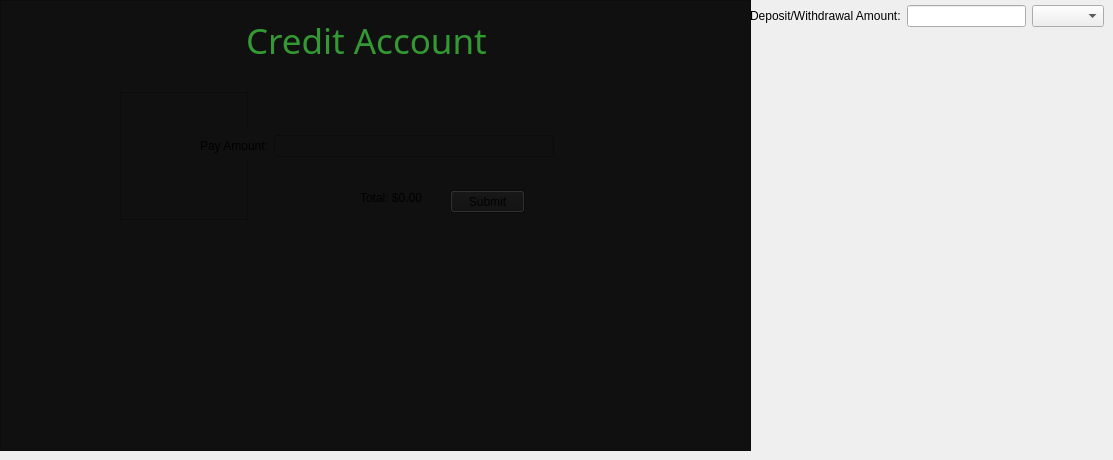
     <widget class="QWidget" name="page_12">
      <widget class="QFrame" name="frame_16">
       <property name="geometry">
        <rect>
         <x>0</x>
         <y>0</y>
         <width>751</width>
         <height>451</height>
        </rect>
       </property>
       <property name="styleSheet">
        <string notr="true">background: #101010;</string>
       </property>
       <property name="frameShape">
        <enum>QFrame::StyledPanel</enum>
       </property>
       <property name="frameShadow">
        <enum>QFrame::Raised</enum>
       </property>
       <widget class="QLabel" name="loggedUserHeader_4">
        <property name="geometry">
         <rect>
          <x>200</x>
          <y>20</y>
          <width>381</width>
          <height>41</height>
         </rect>
        </property>
        <property name="font">
         <font>
          <family>Droid Sans</family>
          <pointsize>-1</pointsize>
         </font>
        </property>
        <property name="styleSheet">
         <string notr="true">text-align: center;
color: #393;
margin: 0 auto;
font-size: 35px;
font-family: 'Droid Sans';</string>
        </property>
        <property name="text">
         <string>Credit Account</string>
        </property>
       </widget>
       <widget class="QLabel" name="nameLabel_3">
        <property name="geometry">
         <rect>
          <x>124</x>
          <y>248</y>
          <width>241</width>
          <height>16</height>
         </rect>
        </property>
        <property name="styleSheet">
         <string notr="true">color: #fefefe;</string>
        </property>
        <property name="text">
         <string/>
        </property>
       </widget>
       <widget class="QLabel" name="rankLabel_3">
        <property name="geometry">
         <rect>
          <x>124</x>
          <y>278</y>
          <width>201</width>
          <height>16</height>
         </rect>
        </property>
        <property name="styleSheet">
         <string notr="true">color: #fefefe;</string>
        </property>
        <property name="text">
         <string/>
        </property>
       </widget>
       <widget class="QFrame" name="frame_17">
        <property name="geometry">
         <rect>
          <x>120</x>
          <y>92</y>
          <width>128</width>
          <height>128</height>
         </rect>
        </property>
        <property name="styleSheet">
         <string notr="true"/>
        </property>
        <property name="frameShape">
         <enum>QFrame::StyledPanel</enum>
        </property>
        <property name="frameShadow">
         <enum>QFrame::Raised</enum>
        </property>
       </widget>
       <widget class="QLabel" name="labelTotal_3">
        <property name="geometry">
         <rect>
          <x>360</x>
          <y>190</y>
          <width>111</width>
          <height>16</height>
         </rect>
        </property>
        <property name="text">
         <string>Total: $0.00</string>
        </property>
       </widget>
       <widget class="QWidget" name="layoutWidget_4">
        <property name="geometry">
         <rect>
          <x>200</x>
          <y>130</y>
          <width>354</width>
          <height>32</height>
         </rect>
        </property>
        <layout class="QHBoxLayout" name="horizontalLayout_7">
         <item>
          <widget class="QLabel" name="labelDepositWithdrAmount_4">
           <property name="text">
            <string>Pay Amount:</string>
           </property>
          </widget>
         </item>
         <item>
          <widget class="QLineEdit" name="lineEditDepWithdr_4">
           <property name="inputMask">
            <string/>
           </property>
           <property name="text">
            <string/>
           </property>
           <property name="clearButtonEnabled">
            <bool>true</bool>
           </property>
          </widget>
         </item>
        </layout>
       </widget>
       <widget class="QPushButton" name="pushButtonSubmit_3">
        <property name="geometry">
         <rect>
          <x>450</x>
          <y>190</y>
          <width>75</width>
          <height>23</height>
         </rect>
        </property>
        <property name="text">
         <string>Submit</string>
        </property>
        <property name="autoDefault">
         <bool>false</bool>
        </property>
        <property name="default">
         <bool>false</bool>
        </property>
       </widget>
      </widget>
      <widget class="QWidget" name="layoutWidget_3">
       <property name="geometry">
        <rect>
         <x>750</x>
         <y>0</y>
         <width>354</width>
         <height>32</height>
        </rect>
       </property>
       <layout class="QHBoxLayout" name="horizontalLayout_6">
        <item>
         <widget class="QLabel" name="labelDepositWithdrAmount_3">
          <property name="text">
           <string>Deposit/Withdrawal Amount:</string>
          </property>
         </widget>
        </item>
        <item>
         <widget class="QLineEdit" name="lineEditDepWithdr_3">
          <property name="inputMask">
           <string/>
          </property>
          <property name="text">
           <string/>
          </property>
          <property name="clearButtonEnabled">
           <bool>true</bool>
          </property>
         </widget>
        </item>
        <item>
         <widget class="QComboBox" name="comboBoxMode_3">
          <property name="currentText">
           <string/>
          </property>
          <property name="maxVisibleItems">
           <number>2</number>
          </property>
         </widget>
        </item>
       </layout>
      </widget>
     </widget>
